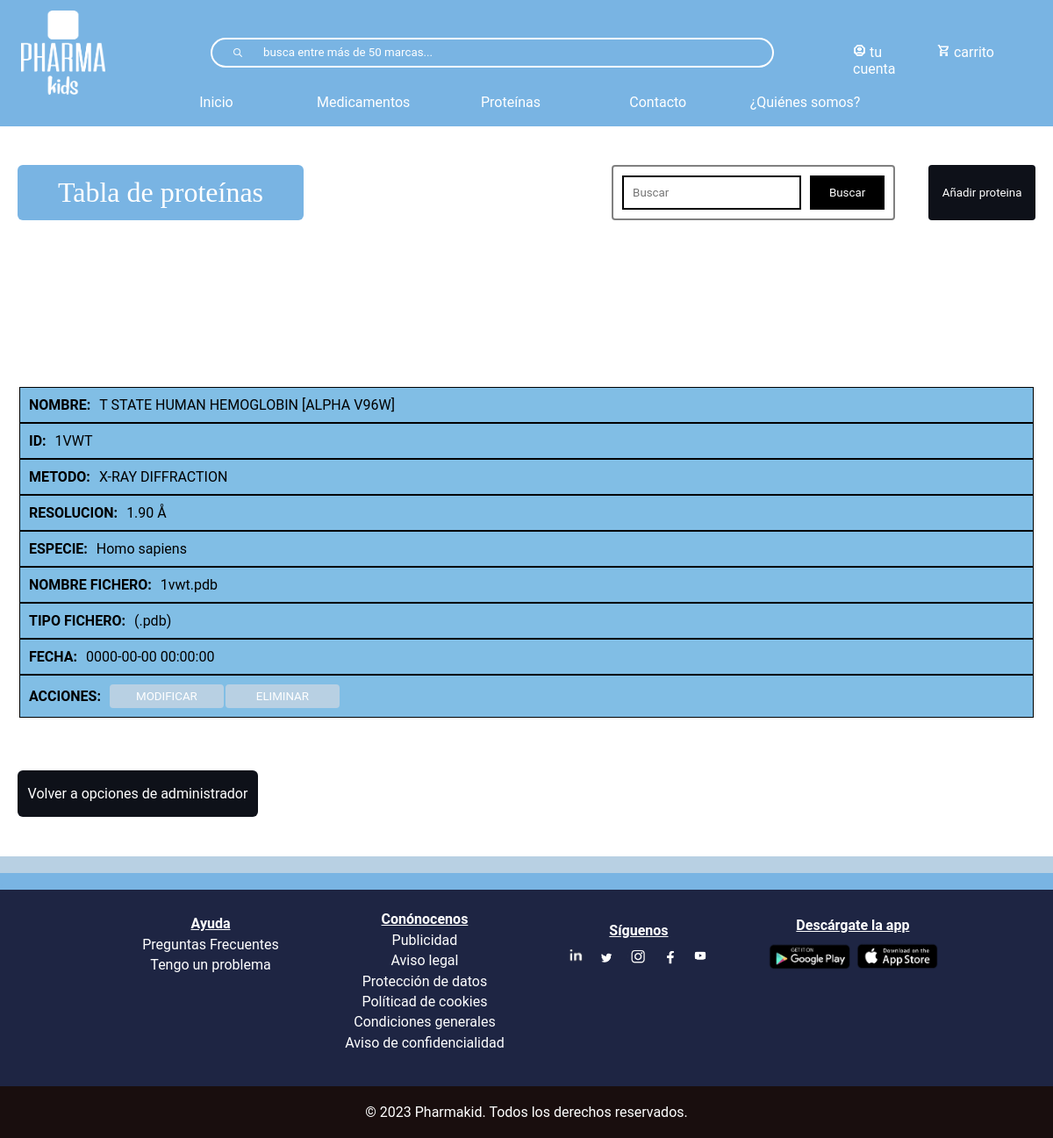
The page /tablaProteinas.php on the database as committed earlier.
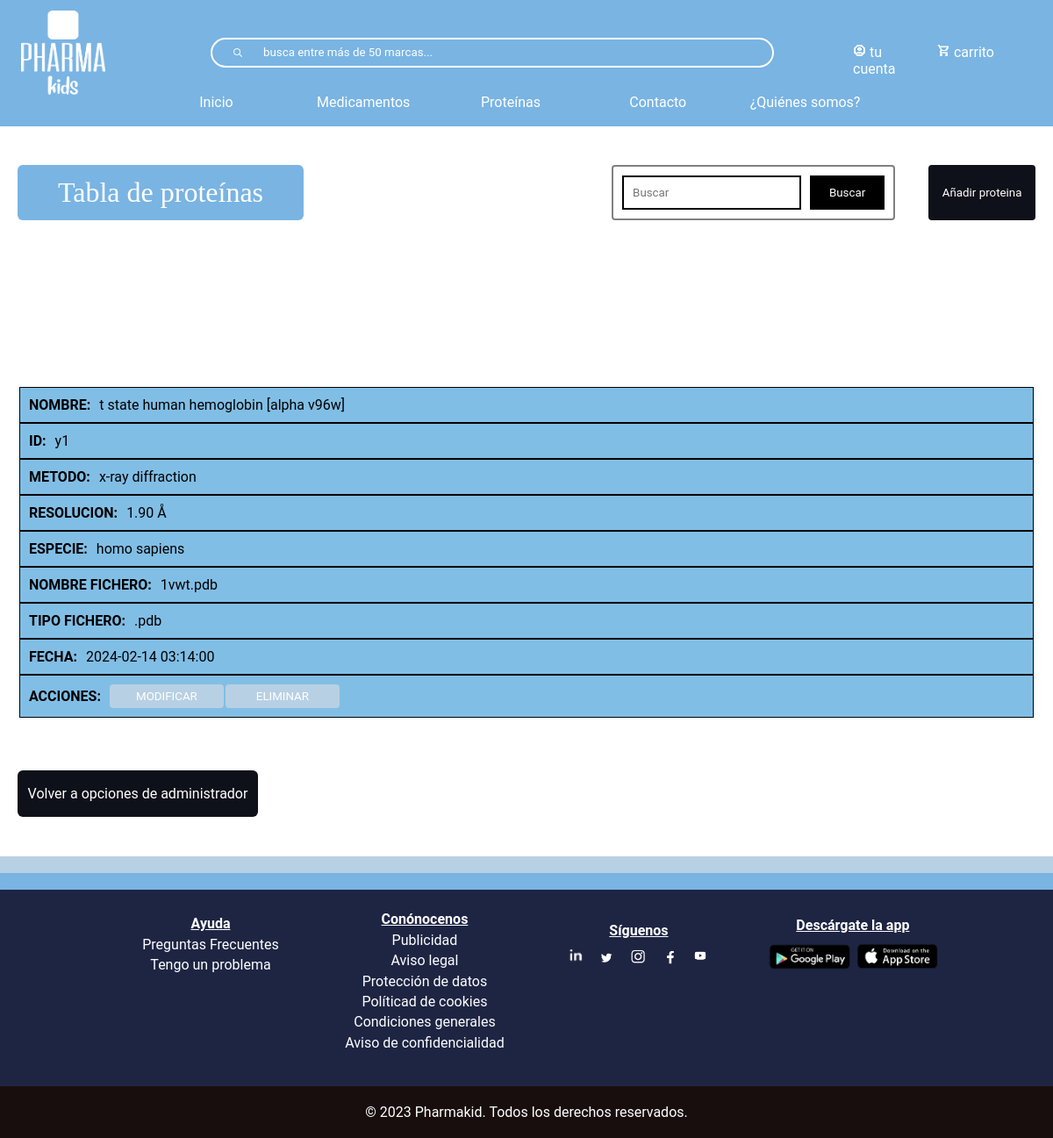
The same page on the database as committed later.
### tables this page shows
CREATE TABLE `proteina` (
  `especie` varchar(150) NOT NULL,
  `metodo` varchar(100) NOT NULL,
  `resolucion` varchar(20) NOT NULL,
  `nombre` varchar(150) NOT NULL,
  `id` varchar(10) NOT NULL,
  `nombreFichero` varchar(75) NOT NULL,
  `tipoFichero` varchar(20) NOT NULL,
  `fecha` datetime NOT NULL
);

### tablaProteinas.php (the view, shortened to what this page needs)
<?php
include_once("bbdd/connexionBaseDeDatos.php");
?>
<!DOCTYPE html>
<html lang="en">
<head>
    <link rel="stylesheet" type="text/css" href="css/index.css" >
    <link rel="stylesheet" type="text/css" href="css/headerBlue.css" >
    <link rel="stylesheet" type="text/css" href="css/footerBlue.css" >
    <link rel="stylesheet" type="text/css" href="css/tablas.css" >
</head>
<body>
<?php require("footerHeader/header.php")?>
    <div id="divTablaProteina">
<div class="contenedor-botones">
<h1>Tabla de proteínas</h1>
<div class="conjunto-buscar-anadir">
    <form action="buscar-proteina.php" class="form-busqueda" method="get" name="formu">
                <div  class="botones-filtrar" style='display:flex'>
                    <input class="input-busqueda" name='busqueda' type="text" placeholder="Buscar"/>
                    <input class="btn-busqueda-proteina" type="submit" value="Buscar"/>
                </div>
    </form>
    <button id="anadirButton" >Añadir proteina</button>
</div>
</div>
    <?php
    $sql= mysqli_query($conexion, "SELECT * FROM proteina ORDER BY nombre");
    $resultado = mysqli_num_rows($sql);
    if ($resultado > 0){
        echo "
            <table id='tabla_proteina'>
                <thead>
                    <tr>
                        <th>NOMBRE</th>
                        <th>ID</th>
                        <th>METODO</th>
                        <th>RESOLUCION</th>
                        <th>ESPECIE</th>
                        <th>NOMBRE DE FICHERO</th>
                        <th>TIPOS DE FICHERO</th>
                        <th>FECHA</th>
                        <th>ACCIONES</th>
                    </tr>
                <thead>
                <tbody class='clase_tbody'>
        ";
        while($row = mysqli_fetch_assoc($sql)){
            $nombre = $row["nombre"];
            $id = $row['id'];
            $metodo = $row["metodo"];
            $resolucion= $row["resolucion"];
            $especie = $row["especie"];
            $nombreFichero = $row["nombreFichero"];
            $tipoFichero = $row["tipoFichero"];
            $fecha = $row["fecha"];
            echo "
            <tr>
                <td titulo='NOMBRE:'>$nombre</td>
                <td titulo='ID:'>$id</td>
                <td titulo='METODO:'>$metodo</td>
                <td titulo='RESOLUCION:'>$resolucion</td>
                <td titulo='ESPECIE:'>$especie</td>
                <td titulo='NOMBRE FICHERO:'>$nombreFichero</td>
                <td titulo='TIPO FICHERO:'>$tipoFichero</td>
                <td titulo='FECHA:'>$fecha</td>
                <td titulo='ACCIONES:' class='td-btn'>
                <button class='modificar'>MODIFICAR</button>
                <button class='eliminar'>ELIMINAR</button>
                </td>
            </tr>
            ";
        }
        echo "</tbody>";
    }
    else
{
    echo "<h3 style='text-align:-webkit-center'>No encontrado</h3>";
}
    ?>
    </table>
    <a href="administrador.php">Volver a opciones de administrador</a>
</div>
<?php require("footerHeader/footer.php")?>
</body>
</html>

### footerHeader/header.php (shortened to what this page needs)
<header id="header">
        <nav>
            <img class="imgNav" src="multimedia/logoHeader.png" alt="logo">
            <div id="userInfo">
                <div class="divNav">
                    <img src="multimedia/userIcon.png" alt="User">
                    <?php if(isset($_SESSION["usuario"])):?>
                        <a id="nombreUsuario" href="<?php echo $_SESSION['rol'] . '.php';?>"><?php echo $_SESSION['usuario'];?></a>
                    <?php else:?>
                        <a id="nombreUsuario" href="loggin.php">tu cuenta</a>
                    <?php endif;?>
                </div>
                <div class="divNav">
                    <img src="multimedia/shopping.png" alt="carrito">
                    <?php if(isset($_SESSION["usuario"])):?>
                        <a id="carrito" href="carrito.php">carrito</a>
                    <?php else:?>
                        <a id="carrito" href="loggin.php">carrito</a>
                    <?php endif;?>
                </div>
            </div>
            <div>
                <form id="buscador">
                    <button><img id="lupa" src="multimedia/search.png" alt=""></button>
                    <input type="search" name="buscadorProtMed" placeholder="busca entre más de 50 marcas...">
                </form>
            </div>
            <div class="linksNavegacion">
                <a class="navLink" href="index.php">Inicio</a>
                <a class="navLink" href="medicamentos.php">Medicamentos</a>
                <a class="navLink" href="proteinas.php">Proteínas</a>
                <?php if(isset($_SESSION["usuario"])):?>
                    <a class="navLink" href="profesionales.php">Contacto</a>
                <?php else:?>
                    <a class="navLink" href="loggin.php">Contacto</a>
                <?php endif;?>
                <a class="navLink" href="quienesSomos.php">¿Quiénes somos?</a>
            </div>
        </nav>
    </header>

### footerHeader/footer.php
<footer>
       <div class="barraFooter"><p>.</p></div>
       <div class="barraFooter2"><p>.</p></div>
       <div id="footer1">
           <div id="ayuda">
               <h4>Ayuda</h4>
               <a href="preguntasFrecuentes.php">Preguntas Frecuentes</a>
               <a href="tengoUnProblema.php">Tengo un problema</a>
           </div>
           <div id="conocenos">
               <h4>Conónocenos</h4>
               <a href="publicidad.php">Publicidad</a>
               <a href="aviso_legal.php">Aviso legal</a>
               <a href="proteccion_datos.php">Protección de datos</a>
               <a href="politica-cookies.php">Políticad de cookies</a>
               <a href="condiciones-generales.php">Condiciones generales</a>
               <a href="aviso-confidencialidad.php">Aviso de confidencialidad</a>
           </div>
       </div>
       <div id="footer2">
               <div id="siguenos">
                   <h4>Síguenos</h4>
                   <img src="multimedia/in.png" alt="in">
                   <a href="https://twitter.com/" target="_blank"><img src="multimedia/twitterIcon.png" alt="twitterIcon" ></a>
                   <a href="https://www.instagram.com/" target="_blank"><img src="multimedia/instagramIcon.png" alt="instagramIcon"></a>
                   <a href="https://www.facebook.com/" target="_blank"><img src="multimedia/facebookIcon.png" alt="facebookIcon"></a>
                   <a href="https://www.youtube.com/" target="_blank"><img src="multimedia/youtebeIcon.png" alt="youtubeIcon"></a>
               </div>
               <div id="descarga">
                   <h4>Descárgate la app</h4>
                   <a href="https://play.google.com/store/apps?hl=es&gl=US" target="_blank"><img src="multimedia/googleIcon.png" alt="googleIcon"></a>
                   <a href="https://www.apple.com/es/app-store/" target="_blank"><img src="multimedia/appleIcon.png" alt="appstoreicon"></a>
               </div>
       </div>
       <div class="sitemap">
           <p>&copy; 2023 Pharmakid. Todos los derechos reservados.</p>
       </div>
   </footer>

### css/index.css (style rules this page uses)
* { font-family: "Roboto"; padding: 0; margin: 0; box-sizing: border-box; }

### css/headerBlue.css (style rules this page uses)
* { margin: 0; box-sizing: border-box; }
a { text-decoration: none; }
header { position: fixed; background-color: #79B4E3 ; color: #FFFFFF; width: 100%; height: 9em; top: 0; }
header a { color: #FFFFFF; }
header form { position: absolute; left: 20%; top: 30%; width: 50%; }
.imgNav { position: absolute; height: 7em; width: 7em; top: 8%; left: 4%; }
header input[type="search"] { border: 2px solid #FFFFFF; border-left: none; border-radius: 0 2em 2em 0; width: 97%; height: 2.5em; background-color: #79B4E3 ; color: #FFFFFF; position: absolute; }
header input[type="search"]::placeholder { color: #FFFFFF; }
header button { border: 2px solid #FFFFFF; border-right: none; height: 2.5em; width: 10%; border-radius: 2em 0 0 2em; background-color: #79B4E3 ; margin: 0; padding: 0; }
#lupa { width: 10px; height: 10px; }
.divNav { position: absolute; }
.linksNavegacion { position: absolute; left: 3%; bottom: 0%; width:91%; text-align: center; }
.linksNavegacion a { display: inline-block; padding-top: 1%; height: 3em; width: 15%; border-radius: 2%; }
@media only screen and (max-width: 1200px) { .imgNav { height: 6em; width: 6em; left: 2%; } }
@media only screen and (max-width: 1200px) { .divNav:nth-last-of-type(2) { right:13%; } }
.divNav:nth-last-of-type(2) { left: 81%; top: 35%; }
.divNav:last-child { left: 89%; top: 35%; }
.divNav:nth-last-of-type(2) img, .divNav:last-child img { width: 15px; height:15px; }

### css/footerBlue.css (style rules this page uses)
.barraFooter, .barraFooter2 { width: 100%; }
.barraFooter { background-color: #b8d0e3; color: #b8d0e3; }
.barraFooter2 { background-color: #79B4E3; color: #79B4E3; }
footer { color: #FFFFFF; background-color: #1e2543; }
#ayuda, #conocenos, #descarga, #siguenos { display: inline-block; width: 20%; text-align: center; }
#descarga h4 { margin-bottom: 10px; }
#conocenos { display: inline-block; width: 20%; text-align: center; vertical-align: top; padding: 20px 10px; min-height: 200px; }
#ayuda a,#conocenos a { display: block; }
#ayuda a, #conocenos a, #ayuda h4, #conocenos h4 { margin-top: 2%; }
h4 { text-decoration: underline; }
#ayuda { margin-left: 10%; padding-top: 24px; }
#siguenos img { width: 13%; }
#descarga img { width: 40%; }
footer a { color: #FFFFFF; }
#footer2, #footer1 { display: inline; }
.sitemap { text-align: center; margin-top: 20px; background-color: #190e0e; width: 100%; padding: 20px; }

Rows that differ between the two databases and show on the page:
removed proteina: nombre "T STATE HUMAN HEMOGLOBIN [ALPHA V96W]", id "1VWT", metodo "X-RAY DIFFRACTION", resolucion "1.90 Å", especie "Homo sapiens", nombreFichero "1vwt.pdb", tipoFichero "(.pdb)", fecha "0000-00-00 00:00:00"
added proteina: nombre "t state human hemoglobin [alpha v96w]", id "y1", metodo "x-ray diffraction", resolucion "1.90 Å", especie "homo sapiens", nombreFichero "1vwt.pdb", tipoFichero ".pdb", fecha "2024-02-14 03:14:00"
